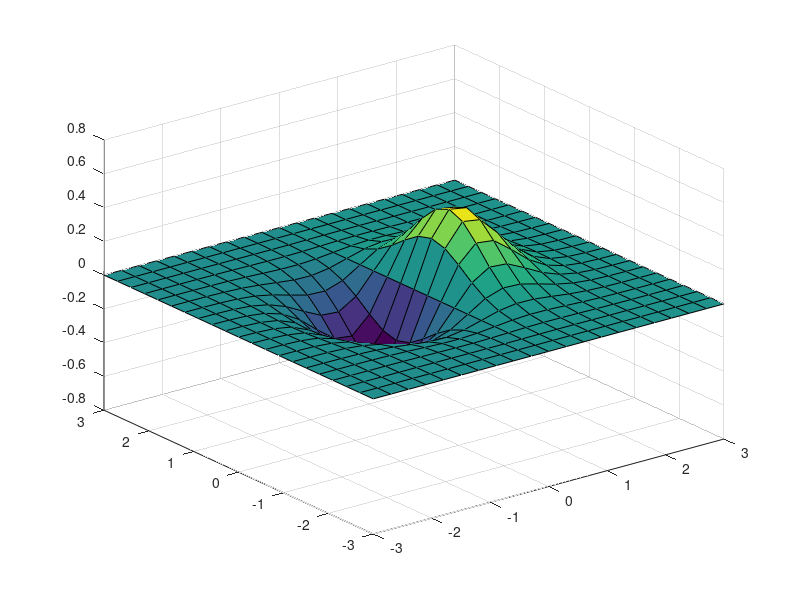

This chart was generated by the following MATLAB code:
%visualisasi

% %Plot
% x = [-10:1:10];
% f = x.^2;
% g = 2*x;
% plot(x,f)
% plot(x,f,'g',x,g,'k')
% xlabel('sumbu x');
% ylabel('f(x)');
% title('Grafik Fungsi x^2');
% legend('f(x)','g(x)');
% grid on

% x = [-10:1:10];
% f = x.^2;
% g = 2*x;
% %subplot(1,2,1)
% figure (1)
% plot(x,f,'g*')
% xlabel('sumbu x');
% ylabel('f(x)');
% title('Grafik Fungsi x^2');
% %legend('f(x)','g(x)');
% grid on
% 
% %subplot(1,2,2)
% figure(2)
% plot(x,g,'r*')
% xlabel('sumbu x');
% ylabel('f(x)');
% title('Grafik Fungsi 2*x');
% %legend('f(x)','g(x)');
% grid on

%Create matrices X and Y, that define a grid in the x-y plane. Define matrix Z as the heights above that grid. Then plot the contours of Z.
% x = linspace(-2*pi,2*pi);
% y = linspace(0,4*pi);
% [X,Y] = meshgrid(x,y);
% Z = sin(X)+cos(Y);
% contour(X,Y,Z)

%Define Z as a function of X and Y. In this case, call the peaks function to create X, Y, and Z. Then plot 20 contours of Z.
% [X,Y,Z] = peaks;
% contour(X,Y,Z,20)

% Define Z as a function of two variables, X and Y. Then create a contour plot of that function, and display the labels by setting the ShowText property to 'on'.
% x = -2:0.2:2;
% y = -2:0.2:3;
% [X,Y] = meshgrid(x,y);
% Z = X.*exp(-X.^2-Y.^2);
% contour(X,Y,Z,'ShowText','on')

% Create a contour plot of the peaks function. Make the contour lines thicker by setting the LineWidth property to 3.
% Z = peaks;
% [M,c] = contour(Z);
% LineWidth = 10;

% [X,Y] = meshgrid(-2:0.0125:2);
% Z = X.*exp(-X.^2-Y.^2);
% [M,c] = contour3(X,Y,Z,30);
% LineWidth = 3;

%Conture Plot
% x = [-3:1:3];
% y = [-3:1:3];
[x,y]= meshgrid(-3:0.3:3);
z = x.*exp(-x.^2-y.^2);
surf(x,y,z);
grid on